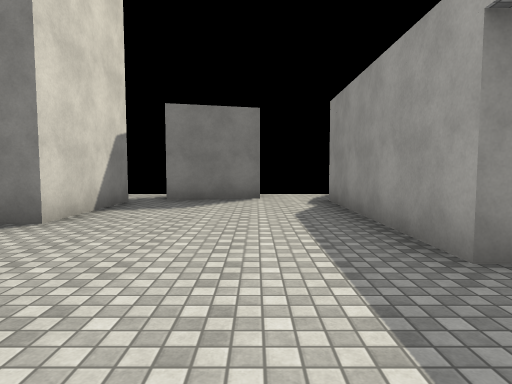
[1] (above)

20 first-person views from a walk through a 3-D level made in the Unity game engine. The camera is 1.4 m above the floor, tilts 4° down and sees 75° across. The floor is counted in squares, 2 m on a side. Each view is taken from the middle of a square. On the plan, view 1 faces up. The plan holds only what a view shows up to about 10 squares ahead; the rest is blank. The place goes on beyond the plan. Surface patterns are stand-ins for the level's own textures.

[2]
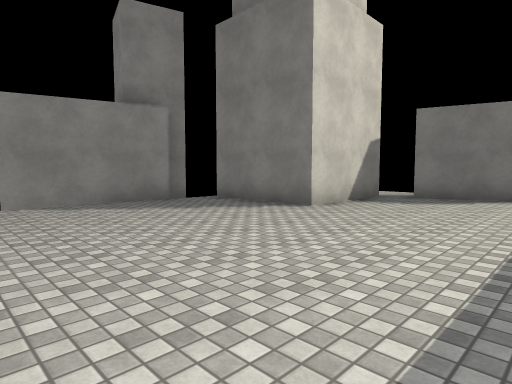

[3]
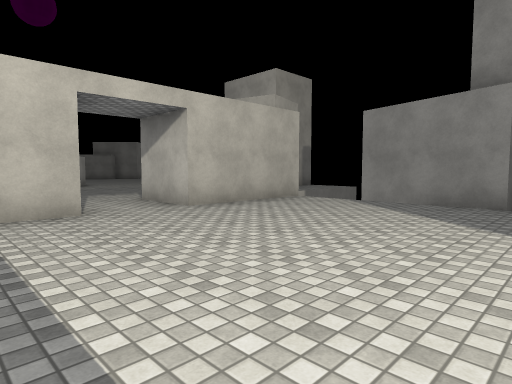

[4]
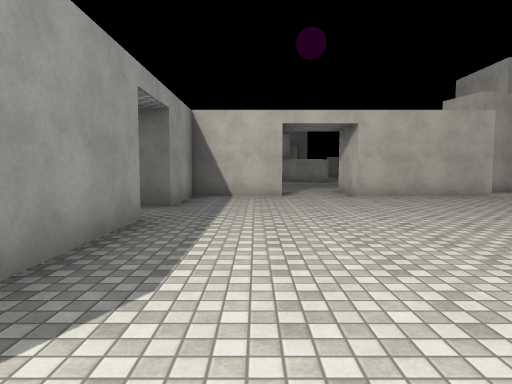

[5]
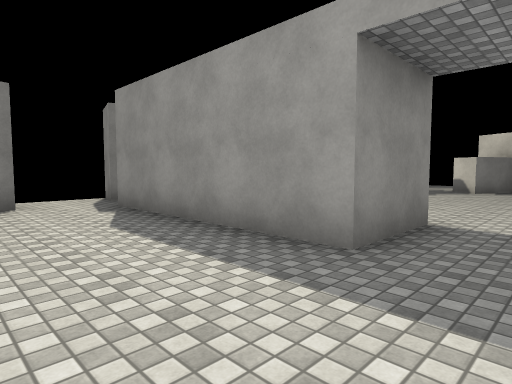

[6]
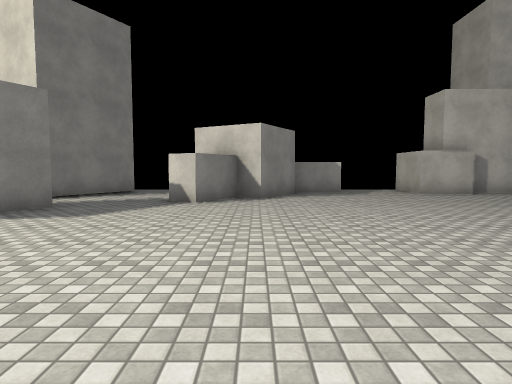

[7]
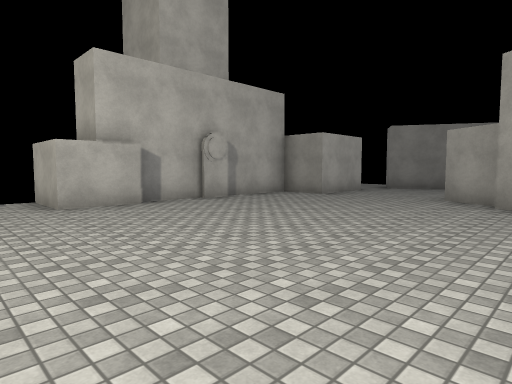

[8]
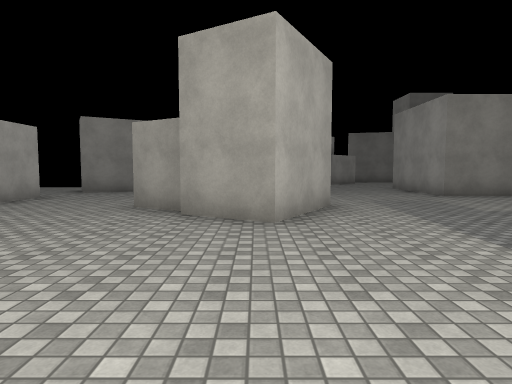

[9]
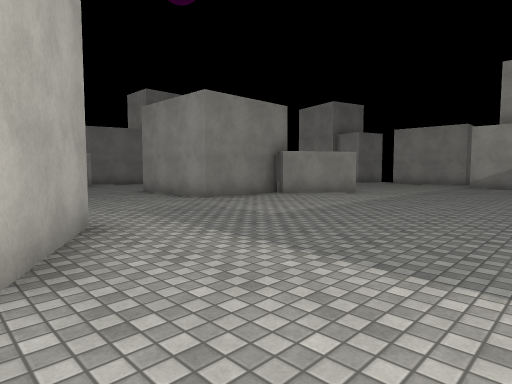

[10]
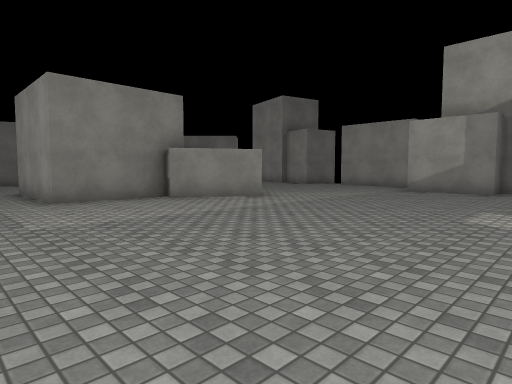

[11]
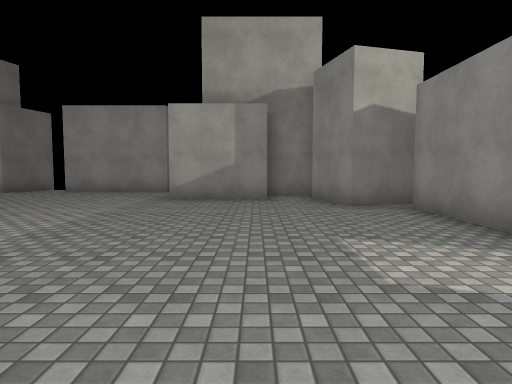

[12]
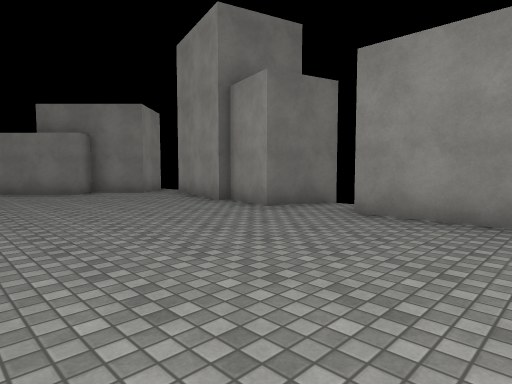

[13]
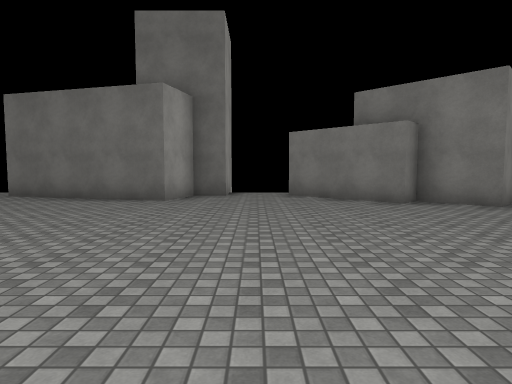

[14]
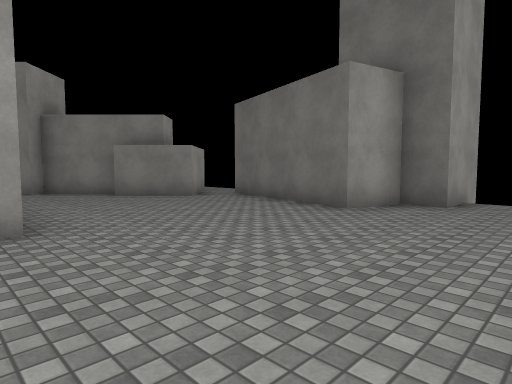

[15]
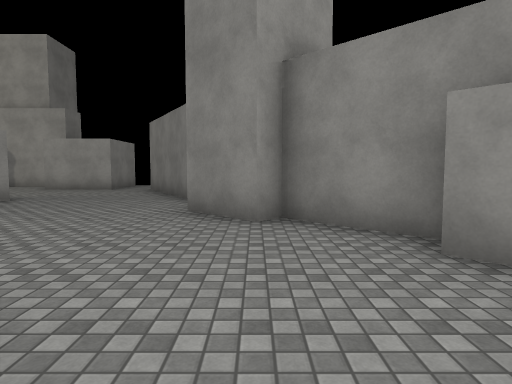

[16]
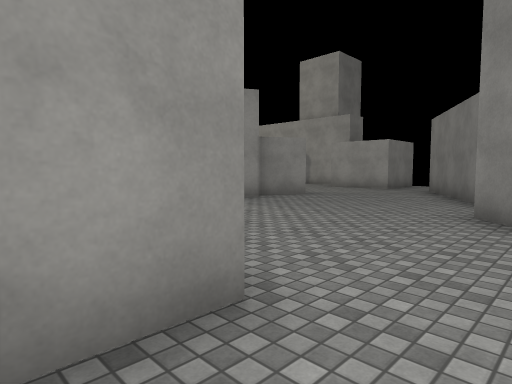

[17]
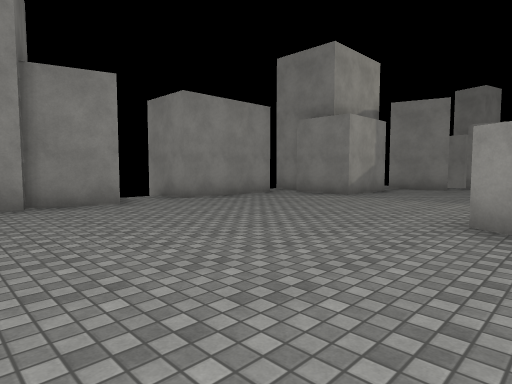

[18]
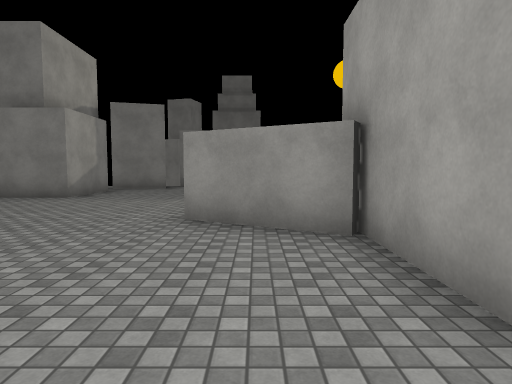

[19]
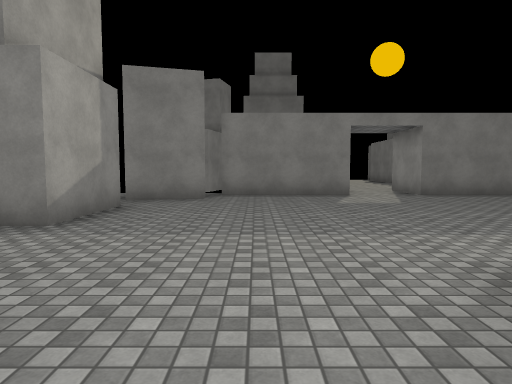

[20]
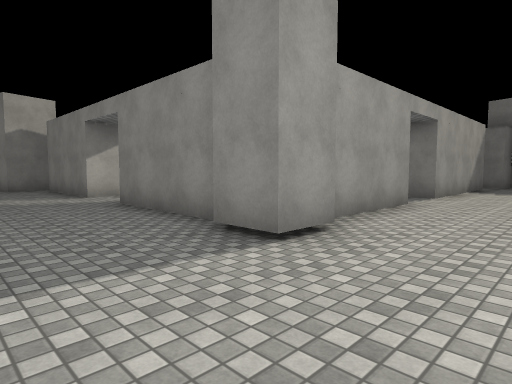

### Floor plan
Points are (right, up) in squares from view 1. A wall is a line through its corners. A room is listed if a view was taken in it or the views show most of it. See-through windows are left out.
Room 1 (views 1, 2, 3, 4, 5)
walls: (1.6, 2.4) (1.6, 7.4); (-5.9, 3.1) (-6.7, 0); (-6.1, 3.7) (-6.3, 3.2); (-2.7, 7.1) (-2.7, 4.2) (-5.6, 4.2); (-0.7, -1.3) (1.6, -1.3) (1.6, 0.8); (0.1, 7.9) (-2, 7.3); (-5.5, -1.3) (-2.5, -1.3)
ways out: opening at (-1.5, -2.5) to room 2; opening at (2.5, 1.5) to room 2; opening at (-6.5, -0.5); opening at (1, 8); gap at (-2, 8)
Room 2 (views 6, 7, 8, 9, 10, 11, 12, 13, 14, 15, 16, 17, 18, 19, 20)
walls: (4.6, -9.3) (5.7, -7.3) (7.2, -8.1); (6, -10.1) (5.6, -9.9); (2.5, -3.2) (-0.6, -3.2) (-0.6, -1.9); (7.2, -8.4) (8.2, -9.1); (-3.2, -9.9) (-1.1, -11.1) (-1.4, -11.5) (1.2, -11.5) (1.2, -14.7) (0.1, -14.7); (3.9, -2.5) (3.9, -3.6) (2.9, -3.6); (7.4, -10.6) (6.2, -9.9); (-1.9, -12.6) (-4.1, -11.4); (-1.9, -14.8) (-1.9, -12.2); (-2.5, -1.3) (-2.5, -3.2) (-6, -3.2); (7.7, -14.4) (11, -12.5); (1.6, 0.8) (2.2, 0.8); (3.5, 0.9) (3.5, -2); (-7.5, -5.7) (-7.5, -8) (-9.2, -8); (11.3, -11.1) (11.3, -8.9) (12.4, -8.9); (3.2, -17.8) (4.7, -16.4) (4.3, -15.9) (5.4, -14.7); (-6.6, -2.8) (-6.2, -4.2) (-7.9, -4.7); (12.6, -8.6) (12.6, -4.1); (1.3, -18.9) (2.7, -17.5); (-8.4, -4.5) (-8.4, -5.7); (12.4, -4.1) (12.4, -2.6); (-9.8, -8.5) (-9.8, -11.6) (-10.5, -11.6); (12.9, -0.6) (12.9, 0.9); (-9.6, -14.8) (-10.5, -17.8); (12.7, 0.8) (11, 1.8) (11.3, 2.4) (9.9, 3.2); (3.5, 5.8) (3.5, 2.4) (1.6, 2.4); (-11.2, -12.8) (-9.5, -13.3) (-10, -14.8); (9.1, 5.7) (8.4, 6.1); (-4.2, -22.5) (-4.2, -20.6) (-3.4, -20.6) (-3, -19.2) (1.2, -20.4); (-10.2, -18.7) (-9.5, -18) (-8.4, -19.1) (-8, -18.7) (-5.8, -20.9)
ways out: opening at (-1.5, -2.5) to room 1; opening at (2.5, 1.5) to room 1; opening at (-10.5, -12); opening at (-10, -18); opening at (1, -20); opening at (7, -15); opening at (9.5, 4.5); opening at (12, -12); opening at (13, -1.5)
objects: portal (13, -6)

Where each view was taken, in squares from view 1:
view 1: 0 up, 0 right, facing up
view 2: 1 down, 1 right, facing up-left
view 3: 4 up, 1 right, facing down-left
view 4: 7 up, 0 right, facing down
view 5: 1 up, 1 left, facing up-right
view 6: 2 up, 3 right, facing right
view 7: 1 down, 6 right, facing down-right
view 8: 3 down, 6 right, facing down
view 9: 5 down, 6 right, facing down-left
view 10: 4 down, 3 right, facing down-left
view 11: 6 down, 0 right, facing left
view 12: 9 down, 5 left, facing down-left
view 13: 12 down, 5 left, facing down
view 14: 14 down, 6 left, facing down-right
view 15: 16 down, 0 right, facing right
view 16: 16 down, 0 right, facing up-right
view 17: 16 down, 3 left, facing up-left
view 18: 16 down, 3 left, facing up
view 19: 12 down, 5 left, facing up
view 20: 6 down, 6 right, facing up-left
